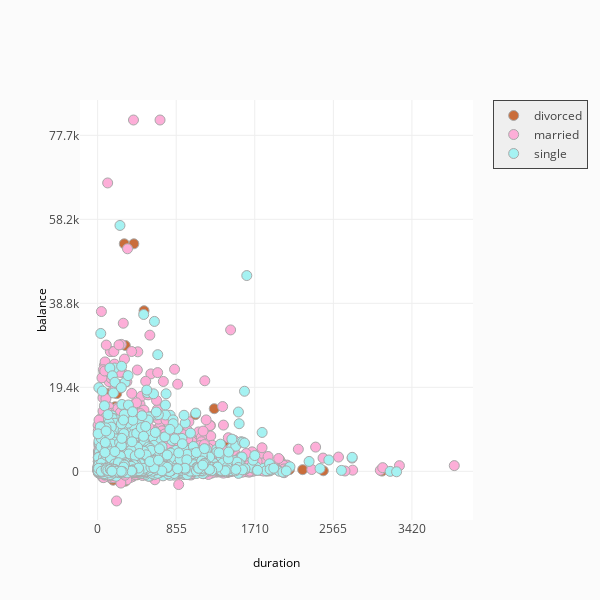

Notebook code cell kept with this figure:
### Code cell
fig = ff.create_facet_grid(
    df,
    x='duration',
    y='balance',
    color_name='marital',
    show_boxes=False,
    marker={'size': 10, 'opacity': 1.0},
    colormap={'single': 'rgb(165, 242, 242)', 'married': 'rgb(253, 174, 216)', 'divorced': 'rgba(201, 109, 59, 0.82)'}
)

iplot(fig, filename='facet - custom colormap')

### Figure 1 — Plotly figure (JSON) as saved in the notebook; plotly's stock layout.template omitted (floating-point values rounded to 4 significant figures; data arrays with more than 128 entries replaced by an {"elided": "..."} marker saying what was removed)
{"data": [{"marker": {"color": "rgb(201, 109, 59)", "line": {"color": "darkgrey", "width": 1}, "opacity": 1, "size": 10}, "mode": "markers", "name": "divorced", "type": "scatter", "uid": "1009abe8-33ee-44cd-a0fa-6f58d18a45e5", "x": {"elided": "1174 int values"}, "xaxis": "x", "y": {"elided": "1174 int values"}, "yaxis": "y"}, {"marker": {"color": "rgb(253, 174, 216)", "line": {"color": "darkgrey", "width": 1}, "opacity": 1, "size": 10}, "mode": "markers", "name": "married", "type": "scatter", "uid": "a66d0e56-b3ca-4ec8-a197-bed8ca1ff5d9", "x": {"elided": "5815 int values"}, "xaxis": "x", "y": {"elided": "5815 int values"}, "yaxis": "y"}, {"marker": {"color": "rgb(165, 242, 242)", "line": {"color": "darkgrey", "width": 1}, "opacity": 1, "size": 10}, "mode": "markers", "name": "single", "type": "scatter", "uid": "2d928aa7-b3fd-4d2e-9d81-99b68aa475ef", "x": {"elided": "3336 int values"}, "xaxis": "x", "y": {"elided": "3336 int values"}, "yaxis": "y"}], "layout": {"annotations": [{"font": {"color": "#000000", "size": 12}, "showarrow": false, "text": "duration", "textangle": 0, "x": 0.5, "xanchor": "center", "xref": "paper", "y": -0.1, "yanchor": "middle", "yref": "paper"}, {"font": {"color": "#000000", "size": 12}, "showarrow": false, "text": "balance", "textangle": -90, "x": -0.1, "xanchor": "center", "xref": "paper", "y": 0.5, "yanchor": "middle", "yref": "paper"}], "height": 600, "legend": {"bgcolor": "#efefef", "borderwidth": 1, "x": 1.05, "y": 1, "yanchor": "top"}, "paper_bgcolor": "rgb(251, 251, 251)", "showlegend": true, "title": {"text": ""}, "width": 600, "xaxis": {"anchor": "y", "domain": [0, 1], "dtick": 855, "range": [-192.0, 4085.0], "ticklen": 0, "zeroline": false}, "yaxis": {"anchor": "x", "domain": [0, 1], "dtick": 19415, "range": [-11250.0, 85830.0], "ticklen": 0, "zeroline": false}}}
